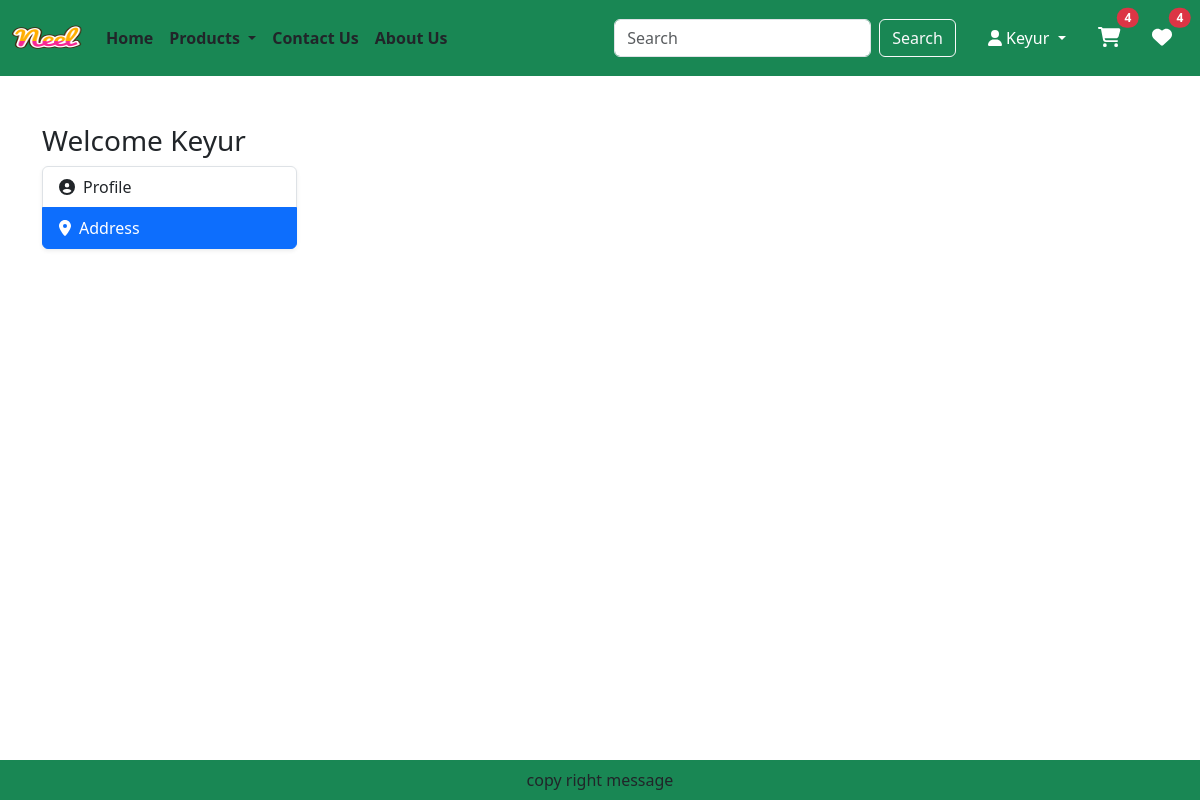
The app's page /address/ (signed in), older data.
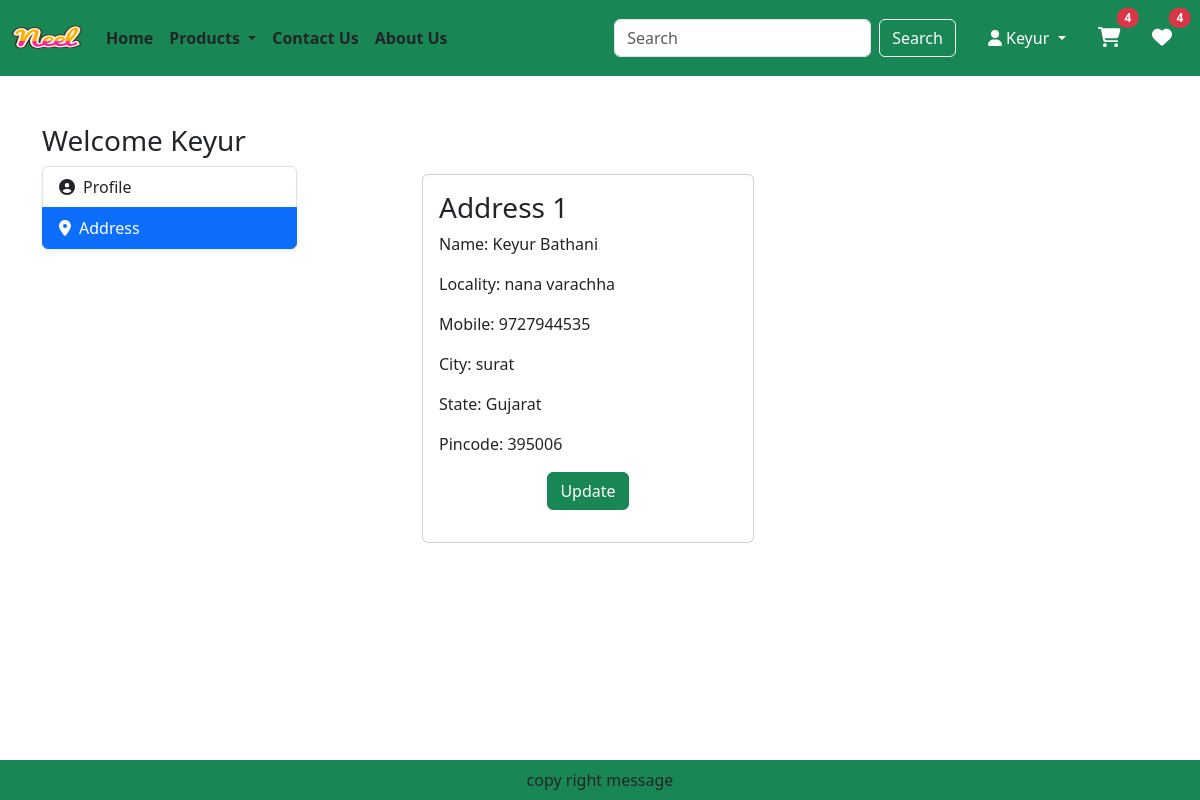
The same page, newer data.
### app/models.py (models this page shows, shortened)
class Customer(models.Model):
    user = models.ForeignKey(User, on_delete=models.CASCADE)
    name = models.CharField(max_length=200)
    locality = models.CharField(max_length=200)
    city = models.CharField(max_length=50)
    mobile = models.CharField(max_length=10)
    zipcode = models.CharField(max_length=10)
    state = models.CharField(choices=STATE_CHOICES, max_length=50)

### app/views.py (the view)
# urls.py: path('address/', views.customer_address, name='customer-address'),
def customer_address(request):
    add = Customer.objects.filter(user=request.user)
    return render(request, 'app/customeraddress.html', locals())

### app/templates/app/customeraddress.html (shortened to what this page needs)
{% extends 'app/layout.html' %}
{% load static %}
{% block content %}
<div class="container my-5">
  <div class="row">
    <h3>
      Welcome <span class="text-capitalize">{{ request.user }}</span>
    </h3>
     <div class="row">
    <div class="col-md-3">
      <div class="list-group shadow-sm">
  <a href="{% url 'customer-profile' %}"
     class="list-group-item list-group-item-action d-flex align-items-center {% if request.resolver_match.url_name == 'customer-profile' %}active{% endif %}">
    <i class="fas fa-user-circle me-2"></i>Profile
  </a>
  <a href="{% url 'customer-address' %}"
     class="list-group-item list-group-item-action d-flex align-items-center {% if request.resolver_match.url_name == 'customer-address' %}active{% endif %}">
    <i class="fas fa-map-marker-alt me-2"></i>Address
  </a>
</div>
    </div>
 <div class="col-sm-8 offset-sm-1">
  <div class="row">
    {% for ad in add %}
      <div class="col-sm-6">
        <div class="card m-2">
          <div class="card-body">
            <h3>Address {{ forloop.counter }}</h3>
            <p>Name: {{ ad.name }}</p>
            <p>Locality: {{ ad.locality }}</p>
            <p>Mobile: {{ ad.mobile }}</p>
            <p>City: {{ ad.city }}</p>
            <p>State: {{ ad.state }}</p>
            <p>Pincode: {{ ad.zipcode }}</p>
            <p class="text-center">
              <a href="{% url 'update-address' ad.id %}"
                 type="button"
                 class="btn btn-success">
                 Update
              </a>
            </p>
          </div>
        </div>
      </div>
    {% endfor %}
  </div>
</div>
{% endblock %}

Row changes from the older to the newer data that the page shows:
added Customer: name "Keyur Bathani", locality "nana varachha", mobile "9727944535", city "surat", state "Gujarat", zipcode "395006"
